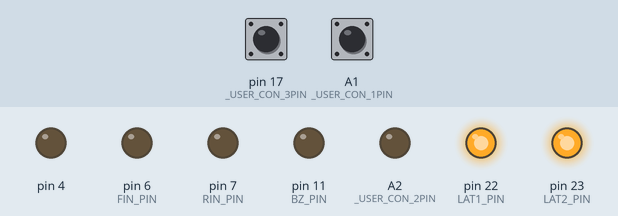
Bench run of a sketch on a simulated Arduino Leonardo, built with avr-gcc and run on an emulated ATmega32U4. Shown: output pins drawn as LEDs (lit = HIGH). The inputs (shaded band) are chosen by the test bench; at power-on: pin 17 (_USER_CON_3PIN) HIGH, A1 (_USER_CON_1PIN) HIGH.

Above: at 0.1 s.
Timing chart, 0 to 1.6 s (numbered marks = the images above):
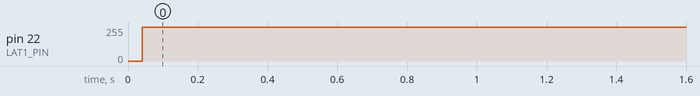

The sketch:

mon3.ino
```cpp
// ロータリーエンコーダの代わりにsw1, sw2で解く

#define USE_TIMER3_ISR
#include "mono_con.h"

const int ptn[4][2] = {{ 0x01, 0x01 }, { 0x40, 0x40 }, { 0x08, 0x08 }, { 0x00, 0x00 }};

word in;

bool sw1edge = false, sw2edge = false;
int sw1, sw2;
int presw1, presw2;

ISR (TIMER3_COMPA_vect) {
    if (in > 5) {
        in = 0;
        sw1 = digitalRead(_USER_CON_5PIN);
        sw2 = digitalRead(_USER_CON_3PIN);

        if (sw1 == LOW && presw1 == HIGH) sw1edge = true;
        if (sw2 == LOW && presw2 == HIGH) sw2edge = true;

        presw1 = sw1;
        presw2 = sw2;
    }
    in++;
}

void setup() {
	config_init();
	serial_init();

	sw1 = presw1 = digitalRead(_USER_CON_5PIN);
	sw2 = presw2 = digitalRead(_USER_CON_3PIN);

	disp(0x00, 0x00);
}

void loop() {
    static int ptnidx = 3;

    if (sw1edge) {
        sw1edge = false;
        if (--ptnidx < 0) ptnidx = 2;
        disp(ptn[ptnidx][0], ptn[ptnidx][1]);
    } else if (sw2edge) {
        sw2edge = false;
        if (++ptnidx > 2) ptnidx = 0;
        disp(ptn[ptnidx][0], ptn[ptnidx][1]);
    }
}
```

mono_con.h
```cpp
//===================================================================================================================
//
//  高校生ものづくりコンテスト2026岡山県大会用 ArduinoShield
//
//    出力回路: 百エディケーション製
//    https://hyakuedu.wordpress.com/
//
//    CPU Board: Arduino MEGA 2560 R3
//                                     2026/01/08 OKAKO
//
//===================================================================================================================
#ifndef _MONO_CON_2026_H
#define _MONO_CON_2026_H

//--- Arduino  ATmega2560 Input
#define _USER_CON_1PIN A1
#define _USER_CON_2PIN A2
#define _USER_CON_3PIN 17
#define _USER_CON_4PIN 18
#define _USER_CON_5PIN 19
#define _USER_CON_6PIN 40
#define _USER_CON_7PIN 42
#define _USER_CON_8PIN 20 //GND

//--- OKAKO_Shield_CN2
#define BOARD_SW_PIN 26
#define BZ_PIN 11
#define FIN_PIN 6
#define RIN_PIN 7
#define LAT2_PIN 23
#define LAT1_PIN 22
#define SCK_PIN 24
#define SDI_PIN 25

//--- セグメントLED 0-9,blank
int num[11] = { 0x3f, 0x06, 0x5b, 0x4f, 0x66,  //0, 1, 2, 3, 4
                0x6d, 0x7d, 0x27, 0x7f, 0x6f,  //5, 6, 7, 8, 9
                0x00 };                        //blank

//--- レジスタ初期設定
void config_init(void) {
  pinMode(_USER_CON_1PIN, INPUT);
  pinMode(_USER_CON_2PIN, INPUT);
  pinMode(_USER_CON_3PIN, INPUT);
  pinMode(_USER_CON_4PIN, INPUT);
  pinMode(_USER_CON_5PIN, INPUT);
  pinMode(_USER_CON_6PIN, INPUT);
  pinMode(_USER_CON_7PIN, INPUT);

  pinMode(_USER_CON_8PIN, OUTPUT);
  digitalWrite(_USER_CON_8PIN, LOW); //IN_D4をGND設定

  pinMode(BOARD_SW_PIN, INPUT);
  pinMode(BZ_PIN, OUTPUT);
  pinMode(RIN_PIN, OUTPUT);
  pinMode(FIN_PIN, OUTPUT);
  pinMode(LAT1_PIN, OUTPUT);
  pinMode(LAT2_PIN, OUTPUT);
  pinMode(SCK_PIN, OUTPUT);
  pinMode(SDI_PIN, OUTPUT);

  ////////// DCモータ制御用PWM信号生成用のタイマ(Timer4)の周波数を31.37KHzに変更 //////////
  TCCR4B = (TCCR4B & 0b11111000) | 0x01;

#ifdef USE_TIMER3_ISR
  ////////// 1ms割り込み用のタイマ(Timer3)の初期化 //////////
  TCCR3A = 0;
  TCCR3B = 0x0b;
  // OCR3A = 124;
  OCR3A = 249;
  TIMSK3 = 2;
#endif
}

//--- 構造体宣言bitset
struct bitset {
  int SDI : 1;   // bit0 シリアルデータ
  int SCK : 1;   // bit1 シリアルクロック
  int LAT1 : 1;  // bit2 7seg LED 系ラッチ
  int LAT2 : 1;  // bit3 フルカラーLED,step モータ系ラッチ
  int DCM : 2;   // bit4,5 DC モータの動作モード
  int BZ : 1;    // bit6 圧電スピーカ
  int TSW : 1;   // bit7 タクトスイッチ入力
};
struct bitset RC;  // 構造体変数

//--- 共用体宣言lm (LED & step Motor)
union {
  struct
  {               //--- 構造体宣言，bit というグループ名
    int SM : 4;   // bit0 ～ bit3 ステッピングモータ励磁信号
    int R : 1;    // bit4 フルカラーLED，赤色
    int B : 1;    // bit5 フルカラーLED，青色
    int G : 1;    // bit6 フルカラーLED，緑色
    int res : 1;  // bit7 未使用
  } bit;          // bit アクセス名
  struct
  {
    int SM : 4;
    int GBR : 3;  // フルカラーLED, カラーコードを3bitで指定
    int res : 1;
  } color;  // GBRを3ビットアクセス名
  int b8;   // byte アクセス名
} lm;       // 共用体変数名

//--- U1,U2,U3初期化
void serial_init(void) {
  //U1
  digitalWrite(LAT1_PIN, LOW);
  shiftOut(SDI_PIN, SCK_PIN, MSBFIRST, 0x00);
  digitalWrite(LAT1_PIN, HIGH);

  //U2
  digitalWrite(LAT1_PIN, LOW);
  shiftOut(SDI_PIN, SCK_PIN, MSBFIRST, 0x00);
  digitalWrite(LAT1_PIN, HIGH);

  //u3
  digitalWrite(LAT2_PIN, LOW);
  shiftOut(SDI_PIN, SCK_PIN, MSBFIRST, 0x00);
  digitalWrite(LAT2_PIN, HIGH);
}

//--- 2桁7セグメントLEDの表示関数
int disp(char leftPat, char rightPat) {
  digitalWrite(LAT1_PIN, LOW);
  shiftOut(SDI_PIN, SCK_PIN, MSBFIRST, leftPat);
  digitalWrite(LAT1_PIN, HIGH);

  digitalWrite(LAT1_PIN, LOW);
  shiftOut(SDI_PIN, SCK_PIN, MSBFIRST, rightPat);
  digitalWrite(LAT1_PIN, HIGH);
}

//--- ステッピングモータの初期設定関数
int stepm_init(int n) {
  int spm[5] = { 0x9,     // A
                 0xc,     // B
                 0x6,     // nA
                 0x3,     // nB
                 0x00 };  // Stop

  return spm[n];
}

//--- フルカラーLEDとステッピングモータの動作制御関数
int led_stepmotor(char n) {
  digitalWrite(LAT2_PIN, LOW);
  shiftOut(SDI_PIN, SCK_PIN, MSBFIRST, n);
  digitalWrite(LAT2_PIN, HIGH);
}

#endif
```

Measured:
- by itself, pin 22 (LAT1_PIN): 0/255 → 255/255 at 0.04 s
